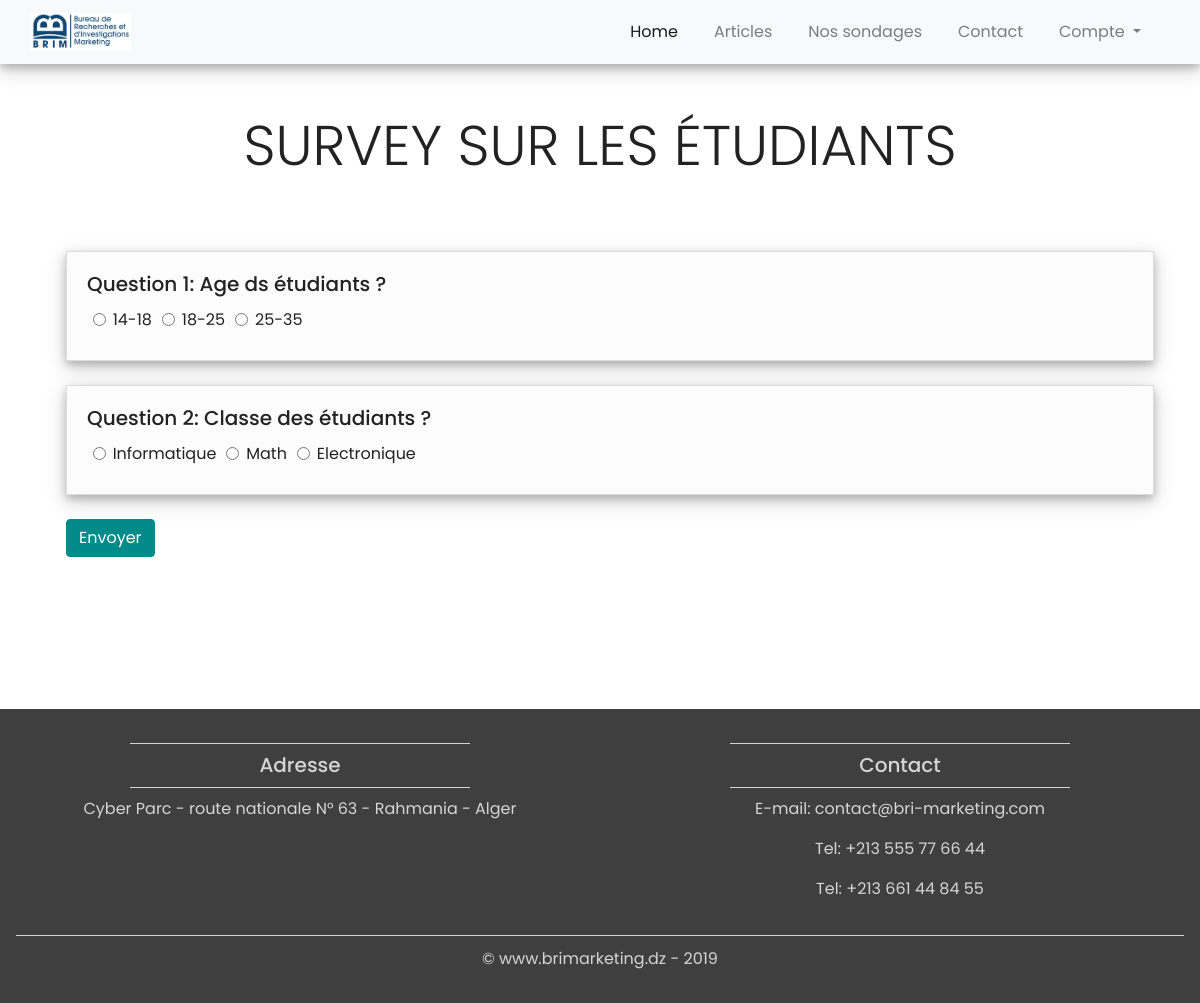
Page /polls/sondage/1/ on the committed database.
### polls/models.py (models this page shows, shortened)
class Sondage(models.Model):
	name = models.CharField(max_length=200)
	nbreponses = models.IntegerField(default=0)
	client = models.ForeignKey(Client, on_delete=models.SET_NULL, null=True)
	personnes = models.ManyToManyField("auth.User", limit_choices_to={'groups__name': "Abonné"}, null=True, blank=True)
	date_creation = models.DateTimeField(default=timezone.now, null=True)
	STATUT_CHOICES = (
		('Brouillon', 'brouillon'),
		('Actif','actif'),
		('Archivé','archive'),
	)
	statut = models.CharField(max_length=200, choices = STATUT_CHOICES, default='Brouillon', null=True)

class Question(models.Model):
	text_q = models.CharField(max_length=200)
	sondage = models.ForeignKey(Sondage, on_delete=models.CASCADE, null=True)

class Choix(models.Model):
	question = models.ForeignKey(Question, on_delete=models.CASCADE, null=True)
	text_ch = models.CharField(max_length=200)
	nbreponses = models.IntegerField(default=0)

### polls/views.py (the view, shortened to what this page needs)
# urls.py: path('sondage/<str:pk>/', views.unSondage, name="unsondage"),
def unSondage(request, pk):
	try:
		sondage = Sondage.objects.get(pk=pk)
		questions = sondage.question_set.all()
		context = {'sondage': sondage, 'questions':questions}
	except Sondage.DoesNotExist:
		raise Http404("Sondage n'existe pas")
	return render(request, 'polls/unsondage.html', context)

### templates/polls/unsondage.html (shortened to what this page needs)
{% extends 'base.html'%}
{% load static %}
{% block content %}
<div class="container" style="margin-bottom: 120px;"> <br><br>
	<h1 style="text-align: center; text-transform: uppercase;" class="display-4 text-center">{{ sondage.name }}</h1><br>
	<div class="row">
		<div class="col-12">
			<br>
			<form method="POST" class="form-check form-group">
				{% for question in questions %}
				{% with forloop.counter as outer_counter %}
					<div class="user_card card rounded-0">
						<div class="card-body ">
							<h5 class="card-title" style="">Question {{ outer_counter }}: {{ question.text_q }} ?</h5>
								{% for choix in question.choix_set.all %}
									<input required type="radio" name="{{outer_counter}}" id="choix{{ forloop.counter }}" value="{{ choix.pk }}" class="form-check-input"/>
									<label for="choice{{ forloop.counter }}">
										{{choix.text_ch}}
									</label>
								{% endfor %}
						</div>
					</div>
					<br>
					{% endwith %}
				{% endfor %}
				<button type="submit" class="btn btn-primary">Envoyer</button>
			</form>
		</div>
	</div>
</div>
{% endblock %}

### static/style.css (style rules this page uses)
html, body { height:100%; width:100%; font-family: 'Poppins', sans-serif; color: #222; }
body { margin: 0; padding: 0; position: absolute; }
.btn-primary { background-color: #008B8B; border: 1px solid #008B8B; }
[class*="col-"] { padding: 1rem; }
* { box-sizing: border-box; }

### templates/polls/unsondage.html (style rules this page uses)
.user_card { background-color: #FCFCFC; box-shadow: 0 4px 8px 0 rgba(0, 0, 0, 0.2), 0 6px 20px 0 rgba(0, 0, 0, 0.19); -webkit-box-shadow: 0 4px 8px 0 rgba(0, 0, 0, 0.2), 0 6px 20px 0 rgba(0, 0, 0, 0.19); -moz-box-shadow: 0 4px 8px 0 rgba(0, 0, 0, 0.2), 0 6px 20px 0 rgba(0, 0, 0, 0.19); border-radius: 5px; }

### rows in the picture
Sondage: name "SURVEY SUR LES ÉTUDIANTS"
Question: outer_counter "1", text_q "Age ds étudiants"
Choix: text_ch "14-18"
Choix: text_ch "18-25"
Choix: text_ch "25-35"
Question: id "2", text_q "Classe des étudiants"
Choix: text_ch "Informatique"
Choix: text_ch "Math"
Choix: text_ch "Electronique"
